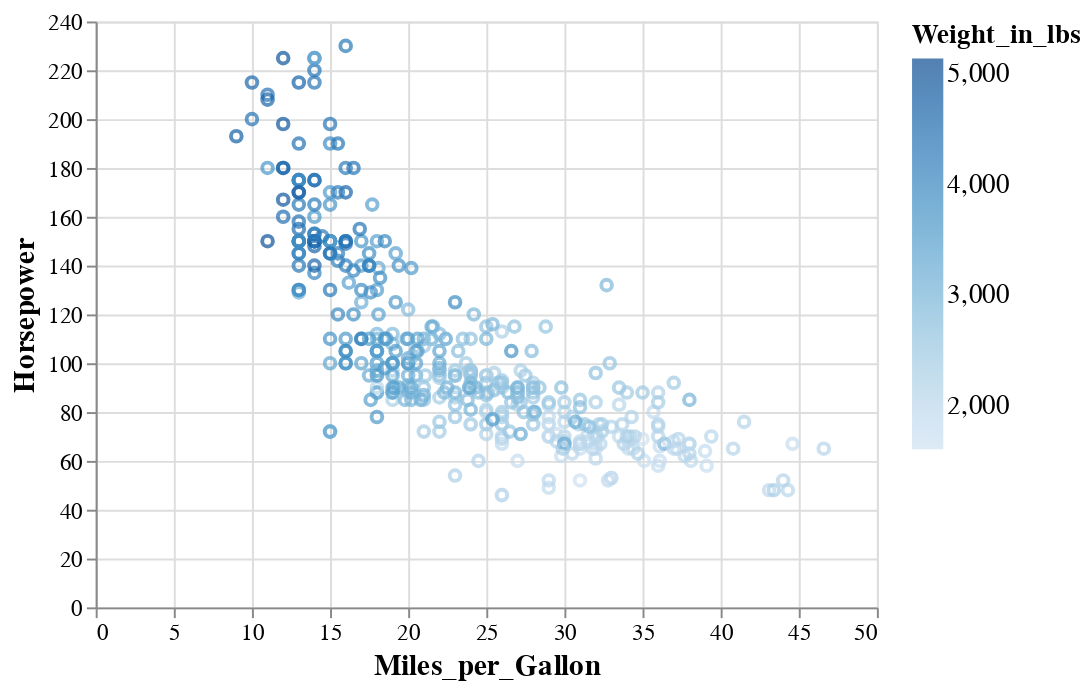

The notebook cell saved with this chart:
### Markdown cell above
We can specify which column we want to color the points by
and Altair will automatically figure out an appropriate colorscale to use.

### Code cell
alt.Chart(cars).mark_point().encode(
    x='Miles_per_Gallon',
    y='Horsepower',
    color='Weight_in_lbs')

### Figure 1 — Vega-Lite specification as saved in the notebook (floating-point values rounded to 4 significant figures; data arrays with more than 128 entries replaced by an {"elided": "..."} marker saying what was removed)
{"config": {"view": {"continuousWidth": 400, "continuousHeight": 300}, "legend": {"symbolSize": 14, "titleFontSize": 14, "labelFontSize": 14}, "axis": {"titleFontSize": 15, "labelFontSize": 12}, "encoding": {"x": {"scale": {"zero": false}}}}, "data": {"name": "data-f02450ab61490a1363517a0190416235"}, "mark": "point", "encoding": {"color": {"type": "quantitative", "field": "Weight_in_lbs"}, "x": {"type": "quantitative", "field": "Miles_per_Gallon"}, "y": {"type": "quantitative", "field": "Horsepower"}}, "$schema": "https://vega.github.io/schema/vega-lite/v4.8.1.json", "datasets": {"data-f02450ab61490a1363517a0190416235": {"elided": "406 records"}}}
